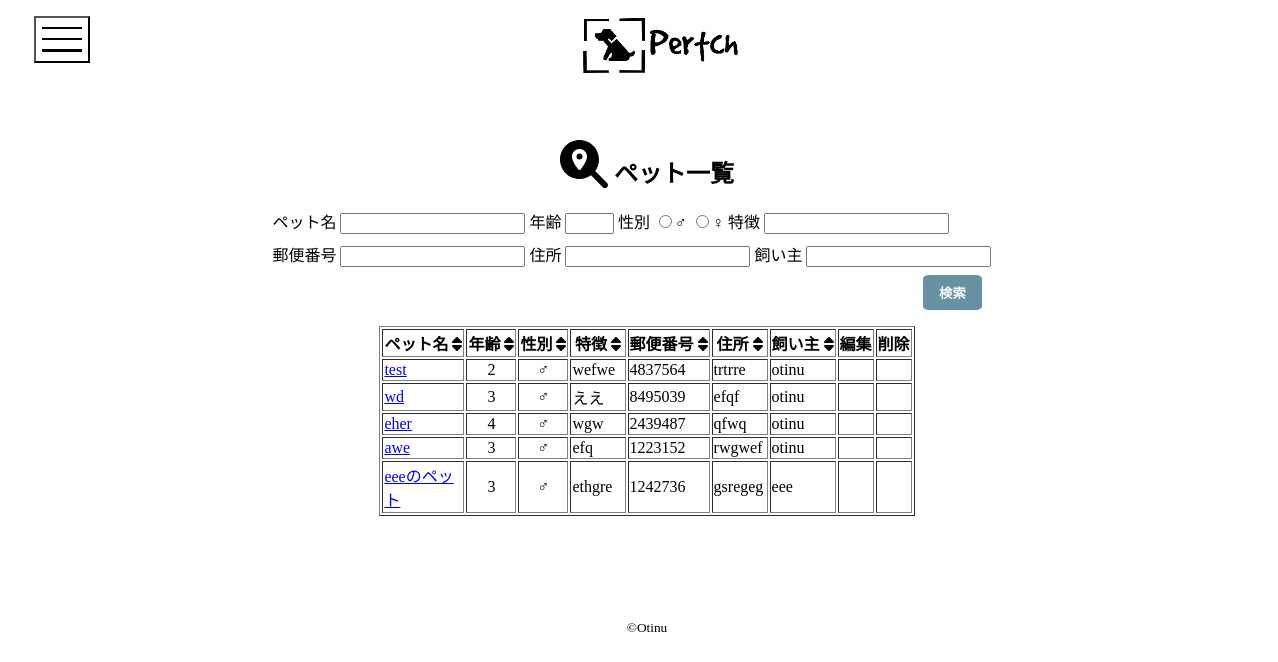
The page /pet/index/ on the database its author committed.
### petApp/models.py (models this page shows)
class PetModel(models.Model):
    class Meta:
        db_table = "pet"
    name = models.CharField(validators=[MinLengthValidator(2)], max_length=20)
    age = models.CharField(validators=[MinLengthValidator(0)], max_length=99)
    sex = models.BooleanField()
    charmPoint = models.CharField(max_length=1000)
    postCord = models.CharField(validators=[MinLengthValidator(7)], max_length=8)
    address = models.CharField(max_length=50)
    image = models.ImageField(upload_to="pet_image/")
    now = datetime.datetime.now()
    created_at = models.DateTimeField(default=now)
    updated_at = models.DateTimeField(default=now)
    owner = models.ForeignKey(Owner, on_delete=models.CASCADE)

### ownerApp/models.py (models this page shows)
class Owner(AbstractUser, models.Model):
    class Meta:
        db_table = "owner"
    username = models.CharField(max_length=20, unique=True)
    password = models.TextField()
    message = models.TextField()
    contact = models.EmailField(max_length=30, unique=True)
    sub_contact = models.CharField(max_length=30)
    now = datetime.datetime.now()
    created_at = models.DateTimeField(default=now)
    updated_at = models.DateTimeField(default=now)
    USERNAME_FIELD = "username"
    REQUIRED_FIELDS = ["contact", "created_at", "updated_at"]

### petApp/views.py (the view)
# urls.py: path("index/", index, name="index"),
def index(request):
    list = PetModel.objects.all()
    return render(request, "pet/index.html", {"list": list})

### templates/pet/index.html (shortened to what this page needs)
{% extends "base.html" %}
{% load static %}
{% block extra_css %}
<link rel="stylesheet" href="{% static 'css/pet/index.css' %}">
<link rel="stylesheet" href="{% static 'css/header.css' %}">
<link rel="stylesheet" href="https://use.fontawesome.com/releases/v6.2.1/css/all.css" />
{% endblock extra_css %}
{% block header %}
{% include "_header.html" %}
{% endblock header %}
{% block main %}
<div class="body-container">
    <h2 style="text-align: center;">
        <i class="fa-solid fa-magnifying-glass-location fa-2x"></i> ペット一覧
    </h2>
    <form id="search" method="POST" th:action="@{/pet/search}" th:object="${petForm}" enctype="multipart/form-data">
        <div class="search-inputarea">
            <div class="search-first-inputarea">
                <label>ペット名</label>
                <input type=text th:field="*{name}">
                <label>年齢</label>
                <input type="number" class="search-input-age" th:field="*{age}">
                <label>性別</label>
                <input type="radio" value="true" th:field="*{sex}">♂
                <input type="radio" value="false" th:field="*{sex}">♀
                <label>特徴</label>
                <input type=text th:field="*{charmPoint}"></input>
            </div>
            <div class="search-second-inputarea">
                <label>郵便番号</label>
                <input id="postCord" type=text th:field="*{postCord}">
                <label>住所</label>
                <input id="address" type=text th:field="*{address}">
                <label>飼い主</label>
                <input type=text th:field="*{owner}">
            </div>
            <div>
                <input type="submit" class="submit-button" value="検索">
            </div>
        </div>
    </form>
    <div class="table-area">
        {% if list %}
        <table id="sort_table" border="1" style="table-layout: fixed;">
            <colgroup>
                <col width="10%">
                <col width="2%">
                <col width="2%">
                <col width="32%">
                <col width="4%">
                <col width="20%">
                <col width="10%">
                <col width="1%">
                <col width="1%">
            </colgroup>
            <tbody id="index-tbody">
                <tr>
                    <th>ペット名&nbsp;<i class="fa fa-sort"></i></th>
                    <th>年齢&nbsp;<i class="fa fa-sort"></i></th>
                    <th>性別&nbsp;<i class="fa fa-sort"></i></th>
                    <th>特徴&nbsp;<i class="fa fa-sort"></i></th>
                    <th>郵便番号&nbsp;<i class="fa fa-sort"></i></th>
                    <th>住所&nbsp;<i class="fa fa-sort"></i></th>
                    <th>飼い主&nbsp;<i class="fa fa-sort"></i></th>
                    <th id="no-sort-column">編集</th>
                    <th id="no-sort-column">削除</th>
                </tr>
                {% for pet in list %}
                <tr align="center">
                    <td align="left">
                        <form id="pet-show" method="GET" th:action="@{/pet/show/{id}(id=${pet.id})}">
                            <a href="#">{{ pet.name }}</a>
                        </form>
                    </td>
                    <td style="text-align: center;">{{ pet.age }}</td>
                    {% if pet.sex %}
                    <td style="text-align: center;">♂</td>
                    {% else %}
                    <td style="text-align: center;">♀</td>
                    {% endif %}
                    <td>{{ pet.charmPoint }}</td>
                    <td>{{ pet.postCord }}</td>
                    <td>{{ pet.address }}</td>
                    <td>
                        <a th:href="@{/owner/show/{id}(id=${pet.owner.id})}">{{ pet.owner.username }}</a>
                    </td>
                    <td>
                    </td>
                    <td>
                    </td>
                </tr>
                {% endfor %}
            </tbody>
        </table>
        {% endif %}
    </div>
    {% endblock main %}

### templates/base.html (shortened to what this page needs)
{% load static %}
<!DOCTYPE html>
<html lang="ja">
<head>
    <link rel="stylesheet" href="https://use.fontawesome.com/releases/v6.2.1/css/all.css" />
    {% block extra_css %}{% endblock extra_css %}
</head>
<body>
    {% block header %}{% endblock header %}
    {% block main %}{% endblock main %}
    <footer style="text-align: center; margin-top: 8%">
        <small>©Otinu</small>
    </footer>
</body>
</html>

### templates/_header.html (shortened to what this page needs)
{% load static %}
<header>
    <div class="header-container">
        <button class="hamburger-menu">
            <span></span> <span></span> <span></span>
        </button>
        <a id="title-logo-link" href="/pet/index"> <img id="title-logo-img" src="{% static '/image/title_logo.png' %}">
        </a>
    </div>
</header>

### static/css/pet/index.css (style rules this page uses)
th { white-space: nowrap; }
td { text-align: left; }
th { cursor: pointer; }
.body-container { position: absolute; top: 15vh; width: 100%; height: 100%; }
.table-area { justify-content: center; display: flex; }
.search-inputarea { width: 105%; display: grid; justify-content: center; margin-bottom: 1.2%; }
.search-first-inputarea { margin-bottom: 1%; }
.submit-button { display: inline-block; margin-top: 1%; margin-left: 80%; padding: 1% 2%; border: none; border-radius: 10%; background-color: rgb(104, 145, 162); color: #fff; font-weight: bold; appearance: none; -moz-appearance: none; cursor: pointer; }
.search-input-age { width: 5%; }

### static/css/header.css (style rules this page uses)
.header-container { display: flex; justify-content: start; margin-top: 2vh; margin-bottom: 5vh; position: relative; }
#title-logo-link { margin: 0 45%; position: absolute; }
#title-logo-img { visibility: visible; height: 60px; mix-blend-mode: multiply; }
.hamburger-menu { margin-left: 2vw; background-color: unset; outline: none !important; cursor: pointer; }
.hamburger-menu>span { background-color: black; width: 40px; height: 2.2px; display: block; margin-bottom: 9px; transition: transform 0.1s; }
.hamburger-menu>span:first-child { margin-top: 1vh; }
.hamburger-menu>span:last-child { margin-bottom: 1vh; }

### rows shown on the page
PetModel: name "test", age "2", charmPoint "wefwe", postCord "4837564", address "trtrre", owner.username "otinu"
PetModel: name "wd", age "3", charmPoint "ええ", postCord "8495039", address "efqf", owner.username "otinu"
PetModel: name "eher", age "4", charmPoint "wgw", postCord "2439487", address "qfwq", owner.username "otinu"
PetModel: name "awe", age "3", charmPoint "efq", postCord "1223152", address "rwgwef", owner.username "otinu"
PetModel: name "eeeのペット", age "3", charmPoint "ethgre", postCord "1242736", address "gsregeg", owner.username "eee"
